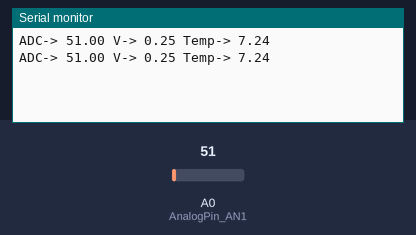
Bench run of a sketch on a simulated Arduino Uno, built with avr-gcc and run on an emulated ATmega328P. Shown: the last lines printed to the serial monitor. The test bench sets the inputs (shaded band); at power-on: A0 (AnalogPin_AN1) = 51.

Above: at 1.8 s.
1.9 s: A0 (AnalogPin_AN1) set to 61
At 2.4 s:
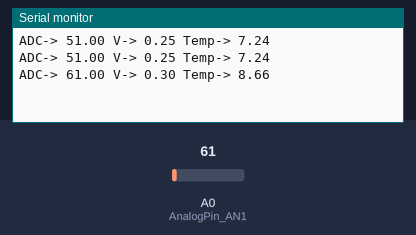
3.4 s: A0 (AnalogPin_AN1) set to 71
At 4.8 s:
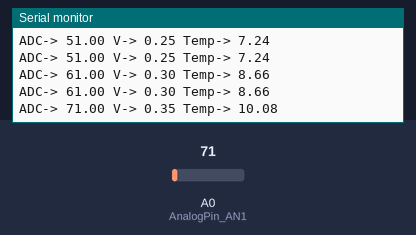
Timing chart, 0 to 6.4 s (numbered marks = the images above; inputs shaded):
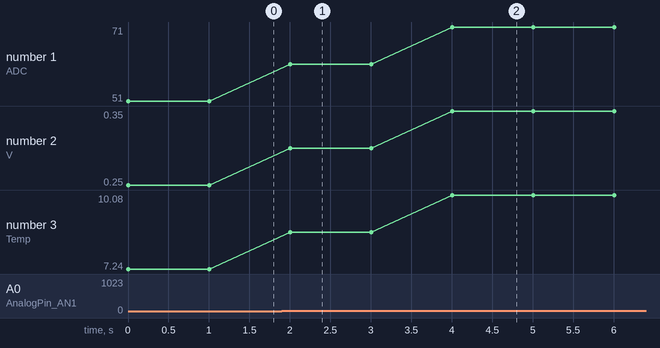

The sketch:

Arduino_LM35_Channel_Read.ino
```cpp
// Arduino based 4 channel DAQ system
// This sketch will read the temperature from a single channel and convert it to equivalent temperature
// https://www.xanthium.in/lm-35-four-channel-arduino-data-acquisition-system-temperature-sensing
// Average Gain of LM35 amplifier board is 3.44


int AnalogPin_AN1 = A0;    // select the input pin for lm35
int AnalogPin_AN2 = A1;    // select the input pin for lm35
int AnalogPin_AN3 = A2;    // select the input pin for lm35
int AnalogPin_AN4 = A3;    // select the input pin for lm35

float SensorValue_AN1 = 0.0;

void setup()
{
  Serial.begin(9600); //Data will be send to PC

}

void loop()
{
   SensorValue_AN1 = analogRead(AnalogPin_AN1);     // Read Analog Value from AN1 pin of the amplifier
   Serial.print("ADC-> ");
   Serial.print( SensorValue_AN1 );
   Serial.print( " " );

   SensorValue_AN1 = SensorValue_AN1 * (5.0/1024.0);// 10 bit adc,1024 divisons,
   Serial.print("V-> ");
   Serial.print( SensorValue_AN1 );
   Serial.print( " " );


   SensorValue_AN1 = SensorValue_AN1/3.44;          // Dividing by the gain of 3.44
   SensorValue_AN1 = SensorValue_AN1 * 100;          //
   Serial.print("Temp-> ");
   Serial.println( SensorValue_AN1 );
   delay(1000);

}
```

Measured:
- after the input at 1.9 s, the serial monitor: prints a new line after 0.10 s (image 1)
- after the input at 3.4 s, the serial monitor: prints a new line after 0.61 s (image 2)
- plotted number 1: 51 → 61 after the input at 1.9 s, 61 → 71 after the input at 3.4 s
- plotted number 2: 0.25 → 0.3 after the input at 1.9 s, 0.3 → 0.35 after the input at 3.4 s
- plotted number 3: 7.24 → 8.66 after the input at 1.9 s, 8.66 → 10.08 after the input at 3.4 s
